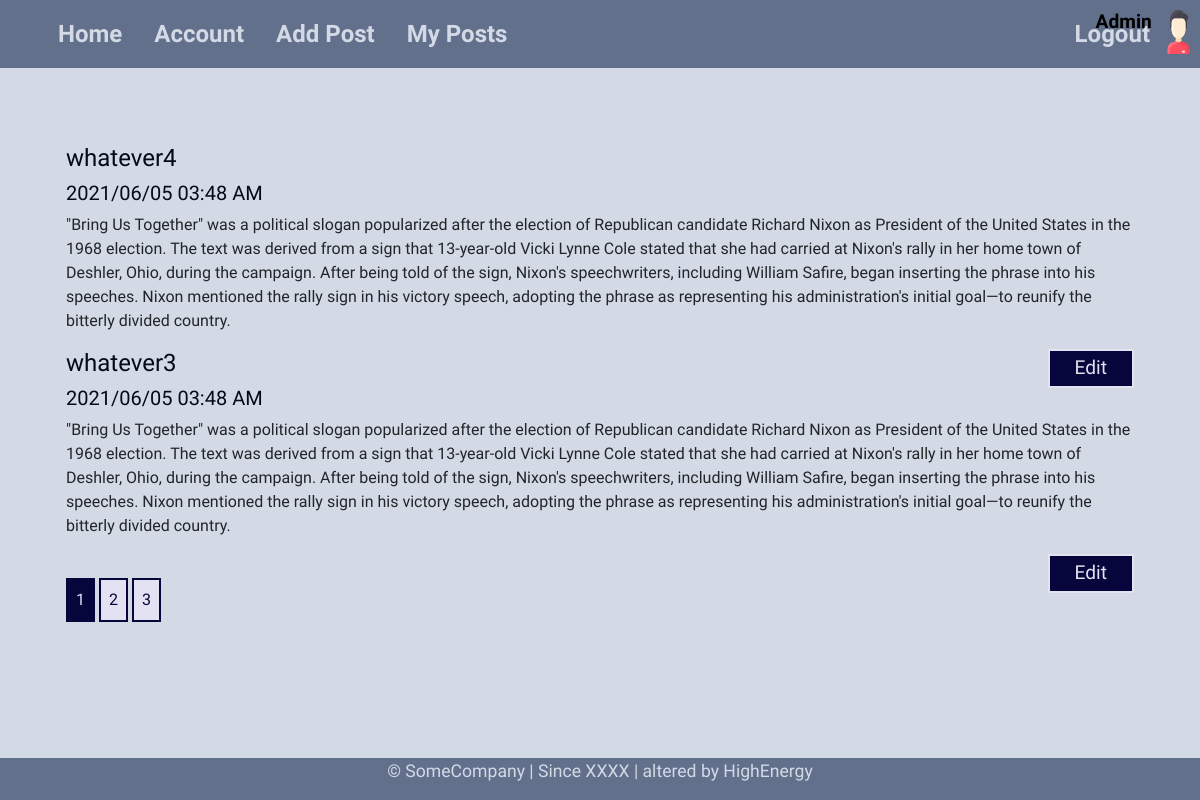
The app's page /post/my_posts (signed in) with its own data.
### models.py (models this page shows, shortened)
class User(db.Model, UserMixin):
    __tablename__ = 'user'
    id = db.Column(db.Integer, primary_key=True)
    username = db.Column(db.String(20), index=True, unique=True, nullable=False)
    email = db.Column(db.String(64), index=True, unique=True, nullable=False)
    hashed_password = db.Column(db.String(32), index=True, nullable=False)
    profile_picture = db.Column(db.String(20), nullable=False)
    gender = db.Column(db.String(10), nullable=False)
    joined_time = db.Column(db.DateTime, default=datetime.utcnow, nullable=False)
    user_post = db.relationship('Post', backref='user', cascade='all, delete, delete-orphan', lazy=True)

class Post(db.Model):
    __tablename__ = 'post'
    id = db.Column(db.Integer, primary_key=True)
    title = db.Column(db.String(80), index=True, nullable=False)
    date_posted = db.Column(db.DateTime, default=datetime.utcnow, nullable=False)
    text = db.Column(db.Text, index=True, nullable=False)
    user_id = db.Column(db.Integer, db.ForeignKey('user.id', ondelete='cascade'), nullable=False)

### routes.py (the view)
@myApp.route('/post/my_posts')
@login_required
def ownedPost():
    page = request.args.get('page', 1, type=int)
    posts = Post.query.filter_by(user=current_user).order_by(Post.date_posted.desc()).paginate(page=page, per_page=2)
    return render_template('myposts.html', title='My Posts', posts=posts)

### models.py (called while the page is built)
@login_manager.user_loader
def load_user(user_id):
    return User.query.get(user_id)

### templates/myposts.html
{% extends 'base.html' %}
{% block content %}
    <div class="container">
        {% for post in posts.items %}
            <article>
                <h4>{{ post.title }}</h4>
                <h5>{{ post.date_posted.strftime('%Y/%m/%d %I:%M %p') }}</h5>
                <p>{{ post.text }}</p>
                <a class="to-edit" href="{{ url_for('editPost', post_id=post.id) }}">Edit</a>
            </article>
        {% endfor %}
        {% for page_num in posts.iter_pages() %}
            {% if page_num %}
                {% if posts.page == page_num %}
                    <a class="inline-links current" href="{{ url_for('ownedPost', page=pag_num) }}">{{ page_num }}</a>
                {% else %}
                    <a class="inline-links" href="{{ url_for('ownedPost', page=page_num) }}">{{ page_num }}</a>
                {% endif %}
            {% else %}
                ...
            {% endif %}
        {% endfor %}
    </div>
{% endblock %}

### templates/base.html (shortened to what this page needs)
<!DOCTYPE html>
<html lang="en">
<head>
    <link rel="stylesheet" href="{{ url_for('static', filename='bootstrap.min.css') }}">
    <link rel="stylesheet" href="{{ url_for('static', filename='styles.css') }}">
</head>
<body>
    <header class="container">
        <nav class="navbar navbar-expand-md nav-bg fixed-top">
            <div class="container">
                <div class="collapse navbar-collapse">
                    {% if current_user.is_authenticated %}
                        <a class="nav-link" href="{{ url_for('home') }}">Home</a>
                        <a class="nav-link" href="{{ url_for('account') }}">Account</a>
                        <a class="nav-link" href="{{ url_for('createPost') }}">Add Post</a>
                        <a class="nav-link" href="{{ url_for('ownedPost') }}">My Posts</a>
                    {% else %}
                        <a class="nav-link" href="{{ url_for('home') }}">Home</a>
                        <a class="nav-link" href="{{ url_for('about') }}">About</a>
                    {% endif %}
                </div>
                <div class="navbar-nav">
                    {% if current_user.is_authenticated %}
                        <a class="nav-link" href="{{ url_for('logout') }}">Logout</a>
                    {% else %}
                        <a class="nav-link" href="{{ url_for('login') }}">Login</a>
                        <a class="nav-link" href="{{ url_for('register') }}">Register</a>
                    {% endif %}
                </div>
                {% if current_user.is_authenticated %}
                    <div class="profile-container">
                        <img class="img-right" src="{{ url_for('static', filename='profile_pics/man.png') }}" alt="Not available">
                        <h3 class="name-right">{{ current_user.username | title }}</h3>
                    </div>
                {% endif %}
            </div>
        </nav>
    </header>
    <main class="container">
        <div class="msg-flashes">
        </div>
        <div class="container">
            {% block content %}{% endblock %}
        </div>
    </main>
    <footer class="fixed-bottom">
        <div class="text-center">
            <p class="p-font">&copy; SomeCompany | <span>Since XXXX</span> | altered by HighEnergy</p>
        </div>
    </footer>
</body>
</html>

### static/styles.css (style rules this page uses)
body { background-color: #d3dae6; font-family: 'Cairo', sans-serif; }
header { margin-bottom: 4em; font-size: 1.5em; }
footer { background-color: #62708c; margin-top: 4em; width: 100%; }
h1, h2, h3, h4, h5, h6 { color: #030a1a; }
a { text-decoration: none; }
.msg-flashes { text-align: center; position: relative; height: 6vh; }
.nav-bg { background-color: #62708c; }
.container .nav-link { color: #d3dae6; font-weight: bold; }
.p-font { font-size: 1.1em; color: #d3dae6; }
.inline-links { margin-top: 1.5em; display: inline-block; color: #06063d; border: 2px solid #06063d; background-color: #e2e2f3; padding: 0.5rem; }
.profile-container { padding: 5px; text-align: right; position: absolute; width: 12%; height: 100%; right: 0; top: 0; }
.name-right { padding: 5px; position: absolute; font-weight: bold; font-size: 0.8em; left: 0; width: 70%; height: 100%; color: #000000; }
.img-right { padding: 5px; position: absolute; right: 0; height: 80%; width: 30%; }
.to-edit { text-align: center; padding: 0.2rem; width: 4.5em; float: right; font-size: 1.2em; color: #e2e2f3; border: 2px solid #e2e2f3; background-color: #06063d; }
.current { background-color: #06063d; color: #e2e2f3; }

### records on screen
User: username "Admin"
Post: title "whatever4", date_posted "2021/06/05 03:48 AM", text "\"Bring Us Together\" was a political slogan popularized after the election of Republican candidate Richard Nixon as President of the United States in the 1968 election. The text was derived from a sign that 13-year-old Vicki Lynne Cole stated that she had carried at Nixon's rally in her home town of Deshler, Ohio, during the campaign. After being told of the sign, Nixon's speechwriters, including William Safire, began inserting the phrase into his speeches. Nixon mentioned the rally sign in his victory speech, adopting the phrase as representing his administration's initial goal—to reunify the bitterly divided country."
Post: title "whatever3", date_posted "2021/06/05 03:48 AM", text "\"Bring Us Together\" was a political slogan popularized after the election of Republican candidate Richard Nixon as President of the United States in the 1968 election. The text was derived from a sign that 13-year-old Vicki Lynne Cole stated that she had carried at Nixon's rally in her home town of Deshler, Ohio, during the campaign. After being told of the sign, Nixon's speechwriters, including William Safire, began inserting the phrase into his speeches. Nixon mentioned the rally sign in his victory speech, adopting the phrase as representing his administration's initial goal—to reunify the bitterly divided country."

### other values on screen
{{ page_num }} "1"
{{ page_num }} "2" "3"
